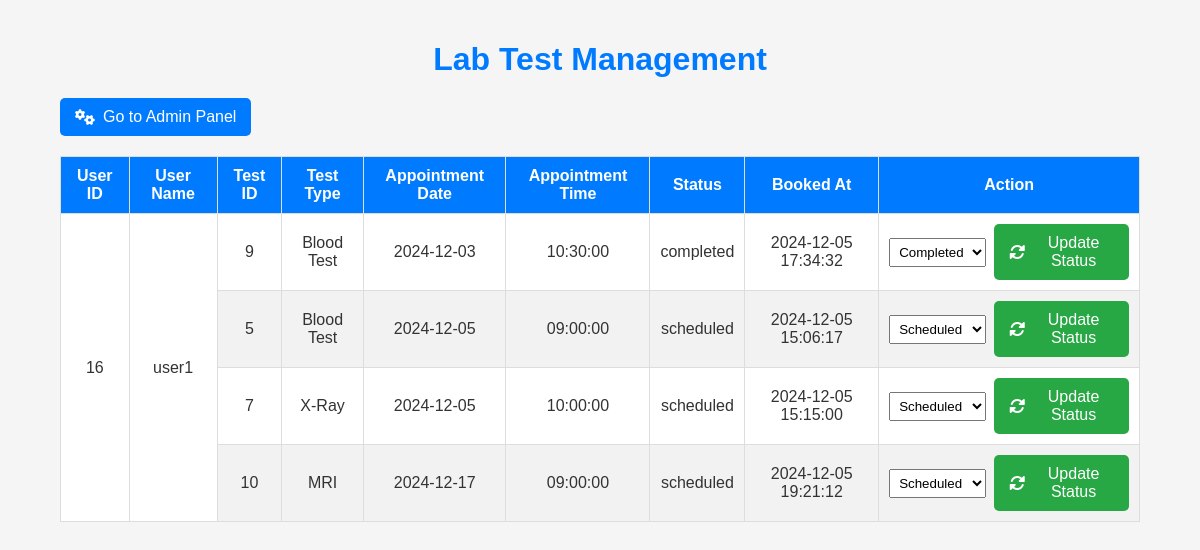
Screenshot of /admin_panel/lab_test_management.php?user_id=14 with the database file from the repository.
### tables this page shows
CREATE TABLE `lab_tests` (
  `test_id` int(11) NOT NULL,
  `user_id` int(11) NOT NULL,
  `test_type` varchar(100) NOT NULL,
  `appointment_date` date NOT NULL,
  `appointment_time` time NOT NULL,
  `status` enum('scheduled','completed') DEFAULT 'scheduled',
  `booked_at` timestamp NOT NULL DEFAULT current_timestamp()
);

CREATE TABLE `users` (
  `user_id` int(11) NOT NULL,
  `name` varchar(100) NOT NULL,
  `email` varchar(100) NOT NULL,
  `password` varchar(255) NOT NULL,
  `role` enum('user','admin') DEFAULT 'user',
  `created_at` timestamp NOT NULL DEFAULT current_timestamp()
);

### admin_panel/lab_test_management.php (the view, shortened to what this page needs)
<?php
include_once("../db_connection.php");
$user_id = isset($_GET['user_id']) ? (int)$_GET['user_id'] : 0;
$user_name = isset($_GET['user_name']) ? $_GET['user_name'] : '';
$query = "SELECT lt.test_id, lt.user_id, lt.test_type, lt.appointment_date, lt.appointment_time, lt.status, lt.booked_at, u.name
          FROM lab_tests lt
          INNER JOIN users u ON lt.user_id = u.user_id
          ORDER BY lt.user_id, lt.appointment_date, lt.appointment_time";
$stmt = $conn->prepare($query);
$stmt->execute();
$result = $stmt->get_result();
$tests = [];
while ($row = $result->fetch_assoc()) {
    $tests[] = $row;
}
?>
<!DOCTYPE html>
<html lang="en">
<head>
    <link rel="stylesheet" href="https://cdnjs.cloudflare.com/ajax/libs/font-awesome/6.0.0-beta3/css/all.min.css">
    <link rel="stylesheet" href="../style/admin_panel/lab_test_management.css">
</head>
<body>
    <div class="container">
        <h1 class="page-title">Lab Test Management</h1>
        <a href="../home_page/admin_home.php?user_id=<?php echo $user_id; ?>&user_name=<?php echo urlencode($user_name); ?>">
            <button class="btn admin-btn"><i class="fas fa-cogs"></i> Go to Admin Panel</button>
        </a>
        <table class="lab-table">
            <thead>
                <tr>
                    <th>User ID</th>
                    <th>User Name</th>
                    <th>Test ID</th>
                    <th>Test Type</th>
                    <th>Appointment Date</th>
                    <th>Appointment Time</th>
                    <th>Status</th>
                    <th>Booked At</th>
                    <th>Action</th>
                </tr>
            </thead>
            <tbody>
                <?php
                $previous_user_id = null;
                foreach ($tests as $test) {
                    if ($test['user_id'] !== $previous_user_id) {
                        $user_rowspan = count(array_filter($tests, function ($t) use ($test) {
                            return $t['user_id'] == $test['user_id'];
                        }));
                        echo "<tr>";
                        echo "<td rowspan='{$user_rowspan}'>" . htmlspecialchars($test['user_id']) . "</td>";
                        echo "<td rowspan='{$user_rowspan}'>" . htmlspecialchars($test['name']) . "</td>";
                        $previous_user_id = $test['user_id'];
                    }
                    echo "<td>" . htmlspecialchars($test['test_id']) . "</td>";
                    echo "<td>" . htmlspecialchars($test['test_type']) . "</td>";
                    echo "<td>" . htmlspecialchars($test['appointment_date']) . "</td>";
                    echo "<td>" . htmlspecialchars($test['appointment_time']) . "</td>";
                    echo "<td>" . htmlspecialchars($test['status']) . "</td>";
                    echo "<td>" . htmlspecialchars($test['booked_at']) . "</td>";
                    echo "<td>
                        <form method='POST' action='' class='status-form'>
                            <input type='hidden' name='test_id' value='" . htmlspecialchars($test['test_id']) . "'>
                            <select name='status' class='status-select'>
                                <option value='scheduled' " . ($test['status'] == 'scheduled' ? 'selected' : '') . ">Scheduled</option>
                                <option value='completed' " . ($test['status'] == 'completed' ? 'selected' : '') . ">Completed</option>
                            </select>
                            <button type='submit' name='update_status' class='btn update-btn'>
                                <i class='fas fa-sync-alt'></i> Update Status
                            </button>
                        </form>
                    </td>";
                    echo "</tr>";
                }
                ?>
            </tbody>
        </table>
    </div>
</body>
</html>

### style/admin_panel/lab_test_management.css (style rules this page uses)
body { font-family: Arial, sans-serif; background-color: #f5f5f5; margin: 0; padding: 0; color: #333; }
.container { width: 90%; margin: 0 auto; padding: 20px; }
.page-title { text-align: center; margin-bottom: 20px; color: #007bff; }
.btn { display: inline-flex; align-items: center; padding: 10px 15px; font-size: 16px; border: none; border-radius: 5px; cursor: pointer; color: #fff; }
.admin-btn { background-color: #007bff; }
.update-btn { background-color: #28a745; }
.btn i { margin-right: 8px; }
.lab-table { width: 100%; border-collapse: collapse; background-color: #fff; margin-top: 20px; }
.lab-table th, .lab-table td { padding: 10px; text-align: center; border: 1px solid #ddd; }
.lab-table th { background-color: #007bff; color: white; }
.status-form { display: flex; align-items: center; }
.status-select { padding: 5px; margin-right: 8px; }

### rows the page displays
lab_tests: user "16", user.name "user1", test_id "9", test_type "Blood Test", appointment_date "2024-12-03", appointment_time "10:30:00", status "completed", booked_at "2024-12-05 17:34:32", status "Completed"
lab_tests: test_id "5", test_type "Blood Test", appointment_date "2024-12-05", appointment_time "09:00:00", status "scheduled", booked_at "2024-12-05 15:06:17", status "Scheduled"
lab_tests: test_id "7", test_type "X-Ray", appointment_date "2024-12-05", appointment_time "10:00:00", status "scheduled", booked_at "2024-12-05 15:15:00", status "Scheduled"
lab_tests: test_id "10", test_type "MRI", appointment_date "2024-12-17", appointment_time "09:00:00", status "scheduled", booked_at "2024-12-05 19:21:12", status "Scheduled"
